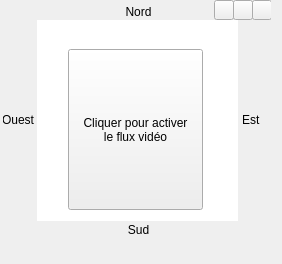
        <widget class="QFrame" name="frameZone">
         <property name="sizePolicy">
          <sizepolicy hsizetype="Minimum" vsizetype="Minimum">
           <horstretch>0</horstretch>
           <verstretch>0</verstretch>
          </sizepolicy>
         </property>
         <property name="minimumSize">
          <size>
           <width>280</width>
           <height>264</height>
          </size>
         </property>
         <property name="font">
          <font/>
         </property>
         <property name="mouseTracking">
          <bool>true</bool>
         </property>
         <widget class="QLabel" name="coordGeo3">
          <property name="geometry">
           <rect>
            <x>3</x>
            <y>112</y>
            <width>31</width>
            <height>16</height>
           </rect>
          </property>
          <property name="font">
           <font/>
          </property>
          <property name="mouseTracking">
           <bool>true</bool>
          </property>
          <property name="text">
           <string>Ouest</string>
          </property>
          <property name="alignment">
           <set>Qt::AlignRight|Qt::AlignTrailing|Qt::AlignVCenter</set>
          </property>
         </widget>
         <widget class="QLabel" name="coordGeo4">
          <property name="geometry">
           <rect>
            <x>242</x>
            <y>112</y>
            <width>31</width>
            <height>16</height>
           </rect>
          </property>
          <property name="font">
           <font/>
          </property>
          <property name="mouseTracking">
           <bool>true</bool>
          </property>
          <property name="text">
           <string>Est</string>
          </property>
         </widget>
         <widget class="QLabel" name="coordGeo1">
          <property name="geometry">
           <rect>
            <x>123</x>
            <y>4</y>
            <width>31</width>
            <height>16</height>
           </rect>
          </property>
          <property name="font">
           <font/>
          </property>
          <property name="mouseTracking">
           <bool>true</bool>
          </property>
          <property name="text">
           <string>Nord</string>
          </property>
          <property name="alignment">
           <set>Qt::AlignCenter</set>
          </property>
         </widget>
         <widget class="QLabel" name="coordGeo2">
          <property name="geometry">
           <rect>
            <x>123</x>
            <y>222</y>
            <width>31</width>
            <height>16</height>
           </rect>
          </property>
          <property name="font">
           <font/>
          </property>
          <property name="mouseTracking">
           <bool>true</bool>
          </property>
          <property name="text">
           <string>Sud</string>
          </property>
          <property name="alignment">
           <set>Qt::AlignCenter</set>
          </property>
         </widget>
         <widget class="QFrame" name="frameRadar">
          <property name="geometry">
           <rect>
            <x>37</x>
            <y>20</y>
            <width>201</width>
            <height>201</height>
           </rect>
          </property>
          <property name="font">
           <font/>
          </property>
          <property name="mouseTracking">
           <bool>true</bool>
          </property>
          <property name="frameShape">
           <enum>QFrame::NoFrame</enum>
          </property>
          <property name="frameShadow">
           <enum>QFrame::Plain</enum>
          </property>
         </widget>
         <widget class="QGraphicsView" name="radar">
          <property name="geometry">
           <rect>
            <x>37</x>
            <y>20</y>
            <width>201</width>
            <height>201</height>
           </rect>
          </property>
          <property name="font">
           <font/>
          </property>
          <property name="mouseTracking">
           <bool>true</bool>
          </property>
          <property name="autoFillBackground">
           <bool>true</bool>
          </property>
          <property name="frameShape">
           <enum>QFrame::NoFrame</enum>
          </property>
          <property name="frameShadow">
           <enum>QFrame::Plain</enum>
          </property>
          <property name="verticalScrollBarPolicy">
           <enum>Qt::ScrollBarAlwaysOff</enum>
          </property>
          <property name="horizontalScrollBarPolicy">
           <enum>Qt::ScrollBarAlwaysOff</enum>
          </property>
          <property name="backgroundBrush">
           <brush brushstyle="NoBrush">
            <color alpha="0">
             <red>0</red>
             <green>0</green>
             <blue>0</blue>
            </color>
           </brush>
          </property>
          <property name="foregroundBrush">
           <brush brushstyle="NoBrush">
            <color alpha="0">
             <red>0</red>
             <green>0</green>
             <blue>0</blue>
            </color>
           </brush>
          </property>
          <property name="cacheMode">
           <set>QGraphicsView::CacheBackground</set>
          </property>
         </widget>
         <widget class="QFrame" name="frameZoneVideo">
          <property name="geometry">
           <rect>
            <x>0</x>
            <y>0</y>
            <width>271</width>
            <height>240</height>
           </rect>
          </property>
          <property name="sizePolicy">
           <sizepolicy hsizetype="Minimum" vsizetype="Minimum">
            <horstretch>0</horstretch>
            <verstretch>0</verstretch>
           </sizepolicy>
          </property>
          <property name="font">
           <font/>
          </property>
          <property name="mouseTracking">
           <bool>true</bool>
          </property>
          <widget class="QFrame" name="frameCtrlVideo">
           <property name="geometry">
            <rect>
             <x>202</x>
             <y>0</y>
             <width>71</width>
             <height>20</height>
            </rect>
           </property>
           <property name="mouseTracking">
            <bool>true</bool>
           </property>
           <widget class="QToolButton" name="fermerVideo">
            <property name="geometry">
             <rect>
              <x>50</x>
              <y>0</y>
              <width>20</width>
              <height>20</height>
             </rect>
            </property>
            <property name="mouseTracking">
             <bool>true</bool>
            </property>
           </widget>
           <widget class="QToolButton" name="agrandirVideo">
            <property name="geometry">
             <rect>
              <x>31</x>
              <y>0</y>
              <width>20</width>
              <height>20</height>
             </rect>
            </property>
            <property name="mouseTracking">
             <bool>true</bool>
            </property>
           </widget>
           <widget class="QToolButton" name="muetVideo">
            <property name="geometry">
             <rect>
              <x>12</x>
              <y>0</y>
              <width>20</width>
              <height>20</height>
             </rect>
            </property>
            <property name="mouseTracking">
             <bool>true</bool>
            </property>
           </widget>
          </widget>
         </widget>
         <widget class="QFrame" name="frameFlux">
          <property name="geometry">
           <rect>
            <x>0</x>
            <y>20</y>
            <width>271</width>
            <height>220</height>
           </rect>
          </property>
          <property name="sizePolicy">
           <sizepolicy hsizetype="Minimum" vsizetype="Minimum">
            <horstretch>0</horstretch>
            <verstretch>0</verstretch>
           </sizepolicy>
          </property>
          <property name="minimumSize">
           <size>
            <width>271</width>
            <height>220</height>
           </size>
          </property>
          <property name="font">
           <font/>
          </property>
          <property name="mouseTracking">
           <bool>true</bool>
          </property>
          <widget class="QLabel" name="lbl_video">
           <property name="geometry">
            <rect>
             <x>68</x>
             <y>29</y>
             <width>135</width>
             <height>161</height>
            </rect>
           </property>
           <property name="mouseTracking">
            <bool>true</bool>
           </property>
          </widget>
          <widget class="QToolButton" name="fluxVideo">
           <property name="geometry">
            <rect>
             <x>68</x>
             <y>29</y>
             <width>135</width>
             <height>161</height>
            </rect>
           </property>
           <property name="mouseTracking">
            <bool>true</bool>
           </property>
           <property name="text">
            <string>Cliquer pour activer
le flux vidéo</string>
           </property>
           <property name="icon">
            <iconset resource="resources.qrc">
             <normaloff>:/resources/NASA.bmp</normaloff>:/resources/NASA.bmp</iconset>
           </property>
           <property name="iconSize">
            <size>
             <width>135</width>
             <height>120</height>
            </size>
           </property>
           <property name="toolButtonStyle">
            <enum>Qt::ToolButtonTextUnderIcon</enum>
           </property>
          </widget>
         </widget>
         <zorder>frameZoneVideo</zorder>
         <zorder>radar</zorder>
         <zorder>frameRadar</zorder>
         <zorder>coordGeo3</zorder>
         <zorder>coordGeo4</zorder>
         <zorder>coordGeo1</zorder>
         <zorder>coordGeo2</zorder>
         <zorder>frameFlux</zorder>
        </widget>
